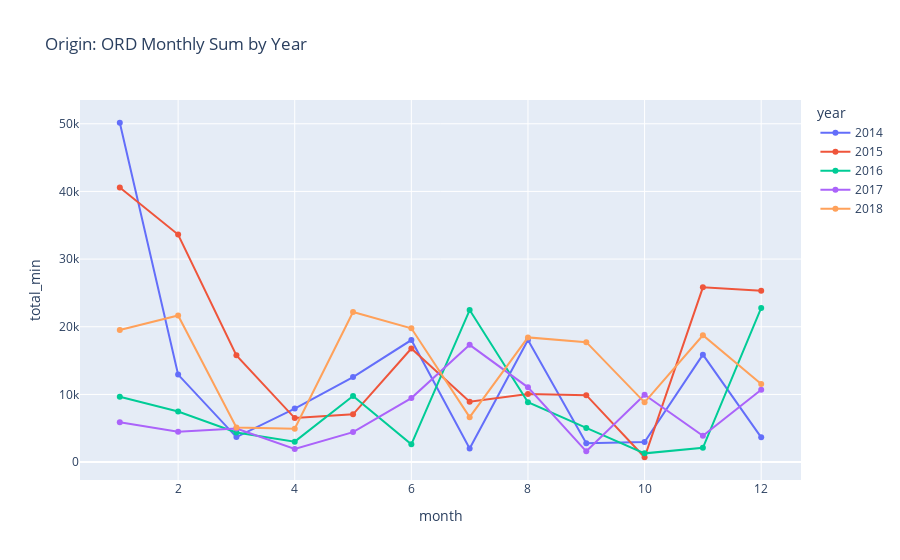

Source (notebook cell):
### Markdown cell above
## Montly sum by Origin and year

### Code cell
# fill in origin as needed
orgin = 'ORD'
weather_filtered_df = weather_monthly_sum.loc[weather_monthly_sum['ORIGIN']==orgin].copy()
fig = px.line(weather_filtered_df, x='month', y='total_min', color='year',markers=True, title=f'Origin: {orgin} Monthly Sum by Year')
fig.show()

### Figure 1 — Plotly figure (JSON) as saved in the notebook; plotly's stock layout.template omitted (floating-point values rounded to 4 significant figures)
{"data": [{"hovertemplate": "year=2014<br>month=%{x}<br>total_min=%{y}<extra></extra>", "legendgroup": "2014", "line": {"color": "#636efa", "dash": "solid"}, "marker": {"symbol": "circle"}, "mode": "lines+markers", "name": "2014", "orientation": "v", "showlegend": true, "type": "scatter", "x": [1, 2, 3, 4, 5, 6, 7, 8, 9, 10, 11, 12], "xaxis": "x", "y": [50148, 12934, 3700, 7913, 12571, 18039, 2014, 18036, 2778, 2957, 15883, 3661], "yaxis": "y"}, {"hovertemplate": "year=2015<br>month=%{x}<br>total_min=%{y}<extra></extra>", "legendgroup": "2015", "line": {"color": "#EF553B", "dash": "solid"}, "marker": {"symbol": "circle"}, "mode": "lines+markers", "name": "2015", "orientation": "v", "showlegend": true, "type": "scatter", "x": [1, 2, 3, 4, 5, 6, 7, 8, 9, 10, 11, 12], "xaxis": "x", "y": [40572, 33632, 15782, 6509, 7062, 16787, 8933, 10068, 9891, 718, 25826, 25327], "yaxis": "y"}, {"hovertemplate": "year=2016<br>month=%{x}<br>total_min=%{y}<extra></extra>", "legendgroup": "2016", "line": {"color": "#00cc96", "dash": "solid"}, "marker": {"symbol": "circle"}, "mode": "lines+markers", "name": "2016", "orientation": "v", "showlegend": true, "type": "scatter", "x": [1, 2, 3, 4, 5, 6, 7, 8, 9, 10, 11, 12], "xaxis": "x", "y": [9651, 7479, 4377, 3023, 9771, 2621, 22465, 8849, 5057, 1292, 2116, 22781], "yaxis": "y"}, {"hovertemplate": "year=2017<br>month=%{x}<br>total_min=%{y}<extra></extra>", "legendgroup": "2017", "line": {"color": "#ab63fa", "dash": "solid"}, "marker": {"symbol": "circle"}, "mode": "lines+markers", "name": "2017", "orientation": "v", "showlegend": true, "type": "scatter", "x": [1, 2, 3, 4, 5, 6, 7, 8, 9, 10, 11, 12], "xaxis": "x", "y": [5889, 4503, 4951, 1932, 4436, 9460, 17326, 11047, 1596, 9962, 3888, 10706], "yaxis": "y"}, {"hovertemplate": "year=2018<br>month=%{x}<br>total_min=%{y}<extra></extra>", "legendgroup": "2018", "line": {"color": "#FFA15A", "dash": "solid"}, "marker": {"symbol": "circle"}, "mode": "lines+markers", "name": "2018", "orientation": "v", "showlegend": true, "type": "scatter", "x": [1, 2, 3, 4, 5, 6, 7, 8, 9, 10, 11, 12], "xaxis": "x", "y": [19526, 21668, 5131, 4936, 22175, 19770, 6647, 18431, 17730, 8832, 18743, 11554], "yaxis": "y"}], "layout": {"legend": {"title": {"text": "year"}, "tracegroupgap": 0}, "title": {"text": "Origin: ORD Monthly Sum by Year"}, "xaxis": {"anchor": "y", "domain": [0, 1], "title": {"text": "month"}}, "yaxis": {"anchor": "x", "domain": [0, 1], "title": {"text": "total_min"}}}}
